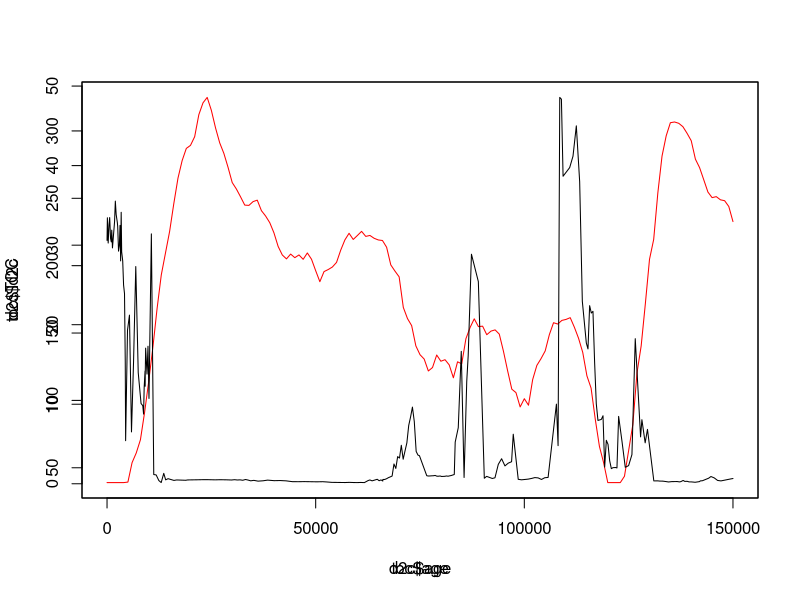
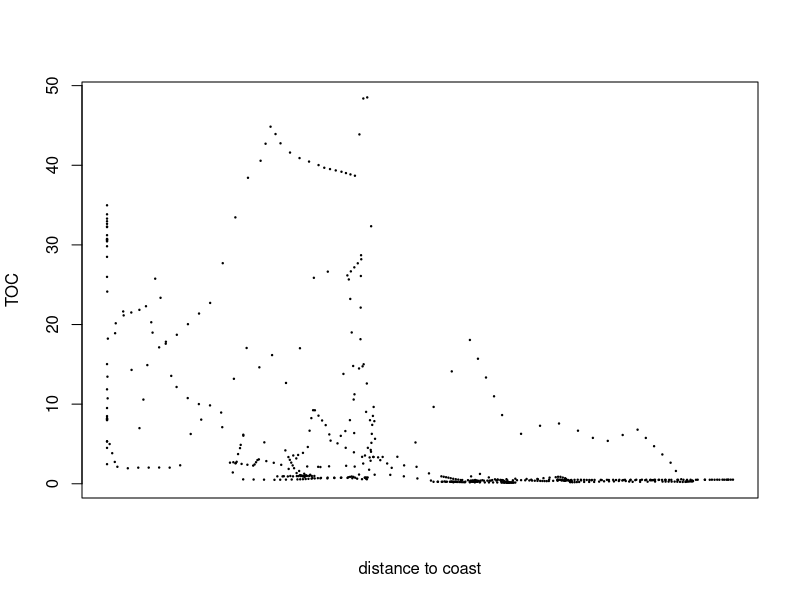
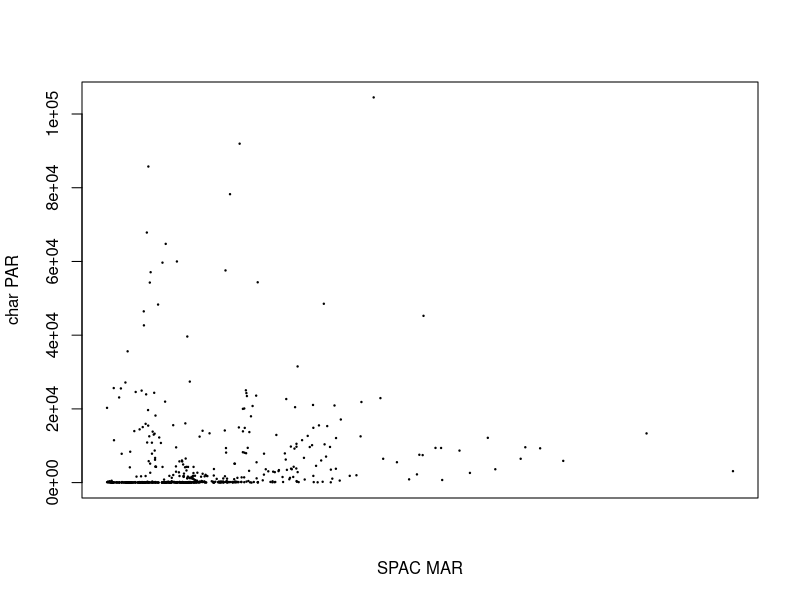
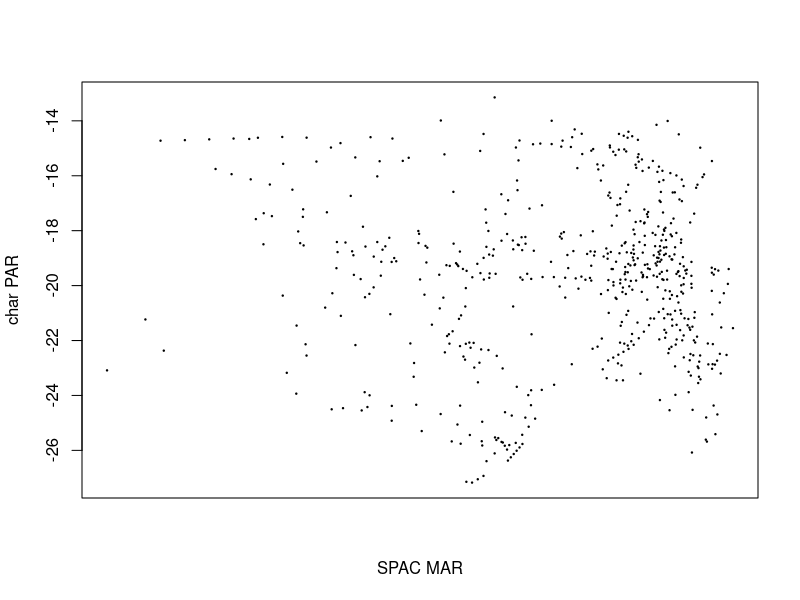
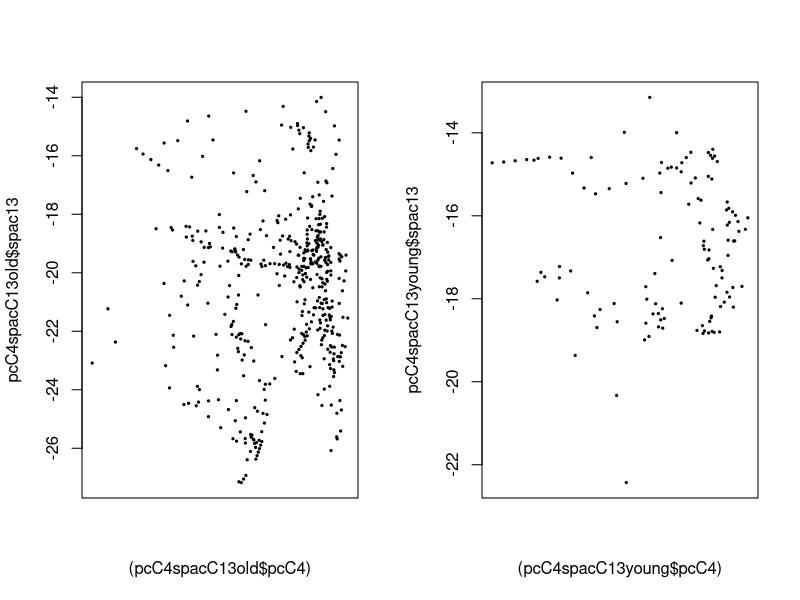
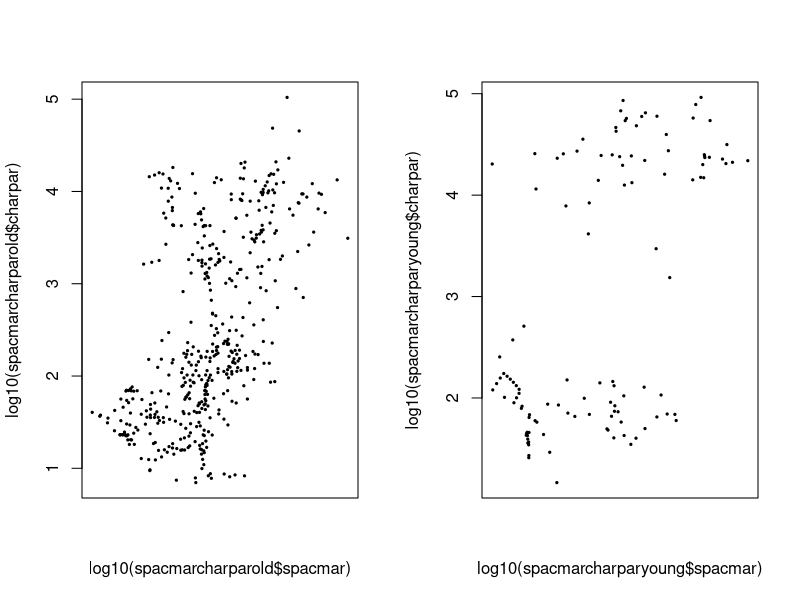
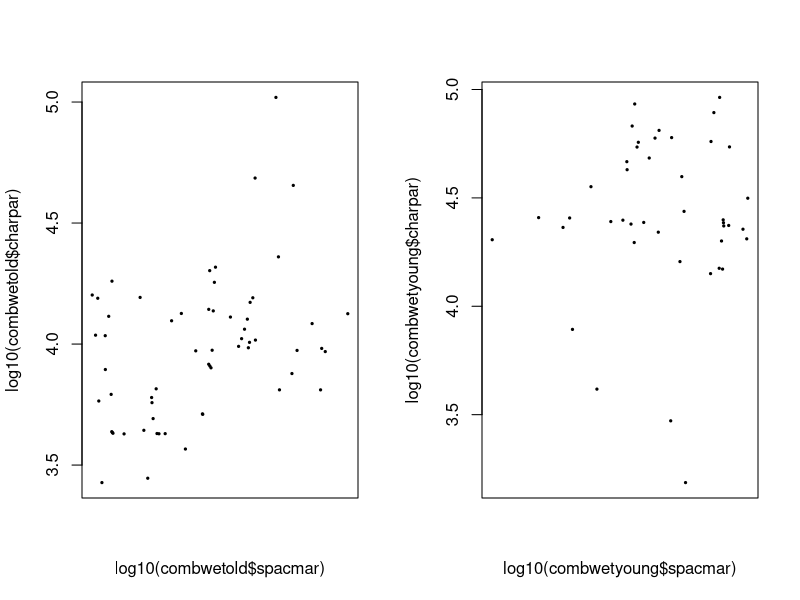
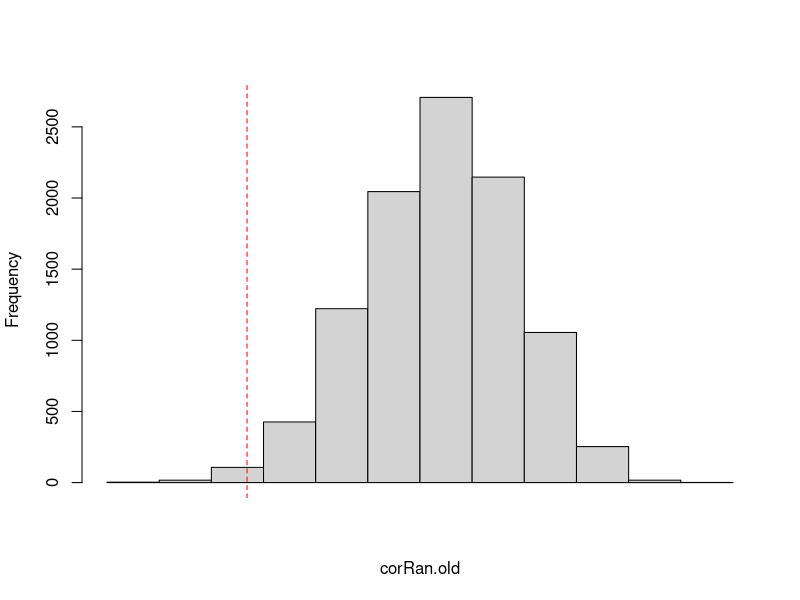

Source code (R) for these figures, in order: (Note: a time limit stopped this script after it produced the figures.)
##################################################################################
## hypothesis test of shifting fire intensity from 'natural' to 'anthropogenic' ## 
## fire regime in the Late Pleistocene of Sahul                                 ##
##                                                                              ##
## Corey J. A. Bradshaw, Flinders University/CABAH                              ##
## January 2023                                                                 ##
##                                                                              ##
## code for paper:                                                              ##
## Bird, M, CJA Bradshaw, M Brand, R Comley, X Hadeen, Z Jacobs, CR Rowe,       ##
##    CM Wurster, C Zwart. Pleistocene establishment of an Anthropogenic        ##
##    fire regime in Australia’s tropical savannas.                             ##
##################################################################################


## import data
d2c <- read.table("d2c.csv", header=T, sep=",") # distance to coast
toc <- read.table("toc.csv", header=T, sep=",") # total organic carbon
spacmar <- read.table("SPACMAR.csv", header=T, sep=",") # mass accumulation rate of stable polycyclic aromatic carbon 
charpar <- read.table("charpar.csv", header=T, sep=",") # particle accumulation rate of micro-charcoal 
pcC4 <- read.table("pcC4.csv", header=T, sep=",") # % grass pollen (of total dryland pollen)
spacC13 <- read.table("SPACC13.csv", header=T, sep=",") # δ13C of the stable polycyclic aromatic carbon

# interval for standardised ages
agest <- seq(0,150000,250)

# d2c vs. toc
plot(d2c$age,d2c$d2c, pch=19, cex=0.3, type="l", col="red")
par(new=T,xaxt="n")
plot(toc$age,toc$TOC, pch=19, cex=0.3, type="l")

d2c.intp <- approx(x=d2c$age, y=d2c$d2c, xout=agest)
toc.intp <- approx(x=toc$age, y=toc$TOC, xout=agest)
d2ctoc.dat <- na.omit(data.frame(d2c.intp,toc.intp$y))
colnames(d2ctoc.dat) <- c("age","d2c","toc")
head(d2ctoc.dat)
plot(d2ctoc.dat$d2c, d2ctoc.dat$toc, pch=19, cex=0.2, xlab="distance to coast", ylab="TOC")

# spacmar vs. charpar
spacmar.intp <- approx(x=spacmar$age, y=spacmar$SPACMAR, xout=agest, ties="mean")
charpar.intp <- approx(x=charpar$age, y=charpar$charpar, xout=agest, ties="mean")
spacmarcharpar.dat <- data.frame(spacmar.intp,charpar.intp$y)
colnames(spacmarcharpar.dat) <- c("age","spacmar","charpar")
head(spacmarcharpar.dat)
plot(spacmarcharpar.dat$spacmar, spacmarcharpar.dat$charpar, pch=19, cex=0.2, xlab="SPAC MAR", ylab="char PAR")

# pcC4 vs. spacC13
pcC4.intp <- approx(x=pcC4$age, y=pcC4$pcC4, xout=agest, ties="mean")
spacC13.intp <- approx(x=spacC13$age, y=spacC13$SPACC13, xout=agest, ties="mean")
pcC4spacC13.dat <- data.frame(pcC4.intp,spacC13.intp$y)
colnames(pcC4spacC13.dat) <- c("age","pcC4","spac13")
head(pcC4spacC13.dat)
plot(pcC4spacC13.dat$pcC4, pcC4spacC13.dat$spac13, pch=19, cex=0.2, xlab="SPAC MAR", ylab="char PAR")
write.table(pcC4spacC13.dat, "pcC4spacC13.csv", sep=",")

# split by pre and post 30 ka
# pcC4 vs. spacC13
pcC4spacC13old <- subset(pcC4spacC13.dat, age > 30000)
pcC4spacC13young <- subset(pcC4spacC13.dat, age <= 30000)
par(mfrow=c(1,2))
plot((pcC4spacC13old$pcC4),pcC4spacC13old$spac13, pch=19, cex=0.3)
plot((pcC4spacC13young$pcC4),pcC4spacC13young$spac13, pch=19, cex=0.3)
par(mfrow=c(1,1))

cor.young <- cor(pcC4spacC13young$pcC4,pcC4spacC13young$spac13, method="spearman")
cor.old <- cor(pcC4spacC13old$pcC4,pcC4spacC13old$spac13, method="spearman")

lyoung <- dim(pcC4spacC13young)[1]
seqold <- 1:dim(pcC4spacC13old)[1]
iter <- 10000
corRan <- rep(0,iter)
for (i in 1:iter) {
  ran.sub <- sample(seqold,lyoung,replace=T)  
  corRan.old <- cor((pcC4spacC13old[ran.sub,]$pcC4), (pcC4spacC13old[ran.sub,]$spac13), method="spearman", use="pairwise.complete.obs")
  corRan[i] <- ifelse(corRan.old < cor.young, 1, 0)
}
sum(corRan)/iter

# spacmar vs. charpar
spacmarcharparold <- subset(spacmarcharpar.dat, age > 30000 & spacmar > 0 & charpar > 0)
spacmarcharparyoung <- subset(spacmarcharpar.dat, age <= 30000 & spacmar > 0 & charpar > 0)
par(mfrow=c(1,2))
plot(log10(spacmarcharparold$spacmar),log10(spacmarcharparold$charpar), pch=19, cex=0.3)
plot(log10(spacmarcharparyoung$spacmar),log10(spacmarcharparyoung$charpar), pch=19, cex=0.3)
par(mfrow=c(1,1))

cor.young <- cor(log10(spacmarcharparyoung$spacmar),log10(spacmarcharparyoung$charpar), method="spearman")
cor.young
cor.old <- cor(log10(spacmarcharparold$spacmar),log10(spacmarcharparold$charpar), method="spearman")
cor.old

lyoung <- dim(spacmarcharparyoung)[1]
seqold <- 1:dim(spacmarcharparold)[1]
iter <- 10000
corRan <- rep(0,iter)
for (i in 1:iter) {
  ran.sub <- sample(seqold,lyoung,replace=T)  
  corRan.old <- cor(log10(spacmarcharparold[ran.sub,]$spacmar), log10(spacmarcharparold[ran.sub,]$charpar), method="spearman")
  corRan[i] <- ifelse(corRan.old < cor.young, 1, 0)
}
sum(corRan)/iter


## only 'wet' periods (> 10% total organic carbon)
comb.dat <- na.omit(data.frame(d2c.intp,toc.intp$y, spacmar.intp$y, charpar.intp$y, pcC4.intp$y, spacC13.intp$y))
colnames(comb.dat) <- c("age","d2c","toc","spacmar","charpar","pcC4","spacC13")
head(comb.dat)
combwet <- subset(comb.dat, toc > 10)  
combwetyoung <- subset(combwet, age < 30000)  
combwetold <- subset(combwet, age >= 30000)  

# spacmar vs. charpar
par(mfrow=c(1,2))
plot(log10(combwetold$spacmar),log10(combwetold$charpar), pch=19, cex=0.3)
plot(log10(combwetyoung$spacmar),log10(combwetyoung$charpar), pch=19, cex=0.3)
par(mfrow=c(1,1))

cor.young <- cor(log10(combwetyoung$spacmar),log10(combwetyoung$charpar), method="spearman")
cor.young
cor.old <- cor(log10(combwetold$spacmar),log10(combwetold$charpar), method="spearman")
cor.old

lyoung <- dim(combwetyoung)[1]
seqold <- 1:dim(combwetold)[1]
iter <- 10000
corRan <- corRan.old <- rep(0,iter)
for (i in 1:iter) {
  ran.sub <- sample(seqold,lyoung,replace=T)  
  corRan.old[i] <- cor(log10(combwetold[ran.sub,]$spacmar), log10(combwetold[ran.sub,]$charpar), method="spearman")
  corRan[i] <- ifelse(corRan.old[i] < cor.young, 1, 0)
}
sum(corRan)/iter
hist(corRan.old,main="")
abline(v=cor.young, col="red", lty=2)


# pcC4 vs spacC13
par(mfrow=c(1,2))
plot((combwetold$pcC4),(combwetold$spacC13), pch=19, cex=0.3)
plot((combwetyoung$pcC4),(combwetyoung$spacC13), pch=19, cex=0.3)
par(mfrow=c(1,1))

cor.young <- cor(combwetyoung$pcC4,(combwetyoung$spacC13), method="spearman")
cor.young
cor.old <- cor(combwetold$pcC4,(combwetold$spacC13), method="spearman")
cor.old

lyoung <- dim(combwetyoung)[1]
seqold <- 1:dim(combwetold)[1]
iter <- 10000
corRan <- corRan.old <- rep(0,iter)
for (i in 1:iter) {
  ran.sub <- sample(seqold,lyoung,replace=T)  
  corRan.old[i] <- cor(combwetold[ran.sub,]$pcC4, (combwetold[ran.sub,]$spacC13), method="spearman")
  corRan[i] <- ifelse(corRan.old[i] > cor.young, 1, 0)
}
sum(corRan)/iter
hist(corRan.old,main="")
abline(v=cor.young, col="red", lty=2)


## wetness threshold sensitivity analysis
iter <- 10000
wet.thresh.vec <- seq(1,10,1)

pr.ran1 <- pr.ran2 <- rep(NA,length(wet.thresh.vec))

for (w in 1:length(wet.thresh.vec)) {
  combwet <- subset(comb.dat, toc > wet.thresh.vec[w])  
  combwetyoung <- subset(combwet, age < 30000)  
  combwetold <- subset(combwet, age >= 30000)  

  # MARspac vs. PARchar
  cor.young1 <- cor(log10(combwetyoung$spacmar),log10(combwetyoung$charpar), method="spearman")
  cor.old1 <- cor(log10(combwetold$spacmar),log10(combwetold$charpar), method="spearman")

  lyoung1 <- dim(combwetyoung)[1]
  seqold1 <- 1:dim(combwetold)[1]
  corRan1 <- corRan.old1 <- rep(0,iter)
  for (i in 1:iter) {
    ran.sub <- sample(seqold1,lyoung1,replace=T)  
    corRan.old1[i] <- cor(log10(combwetold[ran.sub,]$spacmar), log10(combwetold[ran.sub,]$charpar), method="spearman")
    corRan1[i] <- ifelse(corRan.old1[i] < cor.young1, 1, 0)
  }
  pr.ran1[w] <- sum(corRan1)/iter

  
  # pcC4 vs δC13spac
  cor.young2 <- cor(combwetyoung$pcC4,combwetyoung$spacC13, method="spearman")
  cor.old2 <- cor(combwetold$pcC4,combwetold$spacC13, method="spearman")

  lyoung2 <- dim(combwetyoung)[1]
  seqold2 <- 1:dim(combwetold)[1]
  corRan2 <- corRan.old2 <- rep(0,iter)
  for (i in 1:iter) {
    ran.sub <- sample(seqold2,lyoung2,replace=T)  
    corRan.old2[i] <- cor(combwetold[ran.sub,]$pcC4, combwetold[ran.sub,]$spacC13, method="spearman")
    corRan2[i] <- ifelse(corRan.old2[i] > cor.young2, 1, 0)
  }
  pr.ran2[w] <- sum(corRan2)/iter
  
  print(wet.thresh.vec[w])
  
} # end w

par(mfrow=c(1,2))
plot(wet.thresh.vec, pr.ran1, type="l", xlab="wetness threshold", ylab="Pr(random) MARspac vs. PARchar")
plot(wet.thresh.vec, pr.ran2, type="l", xlab="wetness threshold", ylab="Pr(random) pcC4 vs δC13spac")
par(mfrow=c(1,1))



## temporal split sensitivity analysis
iter <- 10000
tsplit.thresh.vec <- seq(50000,10000,-5000)

pr.ran1 <- pr.ran2 <- rep(NA,length(tsplit.thresh.vec))

for (t in 1:length(tsplit.thresh.vec)) {
  combwet <- subset(comb.dat, toc > 10)  
  combwetyoung <- subset(combwet, age < tsplit.thresh.vec[t])  
  combwetold <- subset(combwet, age >= tsplit.thresh.vec[t])  
  
  # MARspac vs. PARchar
  cor.young1 <- cor(log10(combwetyoung$spacmar),log10(combwetyoung$charpar), method="spearman")
  cor.old1 <- cor(log10(combwetold$spacmar),log10(combwetold$charpar), method="spearman")
  
  lyoung1 <- dim(combwetyoung)[1]
  seqold1 <- 1:dim(combwetold)[1]
  corRan1 <- corRan.old1 <- rep(0,iter)
  for (i in 1:iter) {
    ran.sub <- sample(seqold1,lyoung1,replace=T)  
    corRan.old1[i] <- cor(log10(combwetold[ran.sub,]$spacmar), log10(combwetold[ran.sub,]$charpar), method="spearman")
    corRan1[i] <- ifelse(corRan.old1[i] < cor.young1, 1, 0)
  }
  pr.ran1[t] <- sum(corRan1)/iter
  
  
  # pcC4 vs δC13spac
  cor.young2 <- cor(combwetyoung$pcC4,combwetyoung$spacC13, method="spearman")
  cor.old2 <- cor(combwetold$pcC4,combwetold$spacC13, method="spearman")
  
  lyoung2 <- dim(combwetyoung)[1]
  seqold2 <- 1:dim(combwetold)[1]
  corRan2 <- corRan.old2 <- rep(0,iter)
  for (i in 1:iter) {
    ran.sub <- sample(seqold2,lyoung2,replace=T)  
    corRan.old2[i] <- cor(combwetold[ran.sub,]$pcC4, combwetold[ran.sub,]$spacC13, method="spearman")
    corRan2[i] <- ifelse(corRan.old2[i] > cor.young2, 1, 0)
  }
  pr.ran2[t] <- sum(corRan2)/iter
  
  print(tsplit.thresh.vec[t])
  
} # end t

par(mfrow=c(1,2))
plot(tsplit.thresh.vec, pr.ran1, type="l", xlab="temporal split", ylab="Pr(random) MARspac vs. PARchar")
plot(tsplit.thresh.vec, pr.ran2, type="l", xlab="temporal split", ylab="Pr(random) pcC4 vs δC13spac")
par(mfrow=c(1,1))
